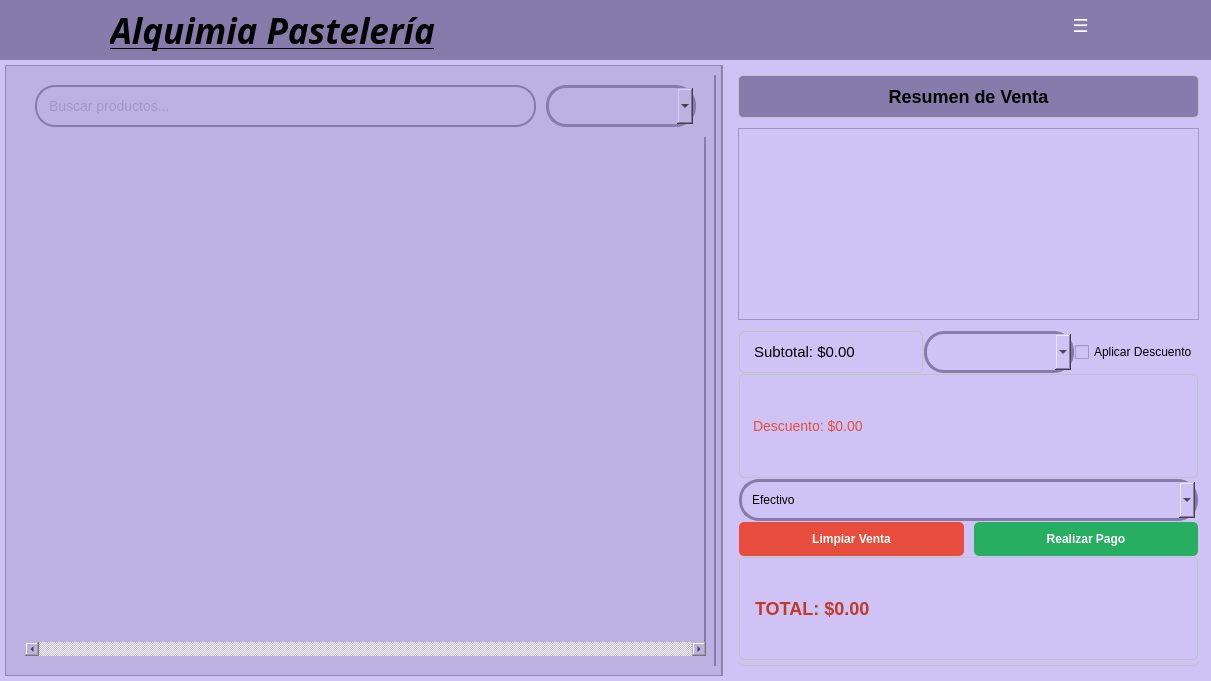
<?xml version="1.0" encoding="UTF-8"?>
<ui version="4.0">
 <class>POS</class>
 <widget class="QDialog" name="POS">
  <property name="enabled">
   <bool>true</bool>
  </property>
  <property name="geometry">
   <rect>
    <x>0</x>
    <y>0</y>
    <width>1211</width>
    <height>681</height>
   </rect>
  </property>
  <property name="windowTitle">
   <string>AlquimiaPastelería</string>
  </property>
  <property name="windowIcon">
   <iconset>
    <normaloff>../../../../../../.designer/backup/logoPasteleria.png</normaloff>../../../../../../.designer/backup/logoPasteleria.png</iconset>
  </property>
  <widget class="QWidget" name="widget_2" native="true">
   <property name="geometry">
    <rect>
     <x>-20</x>
     <y>0</y>
     <width>1231</width>
     <height>691</height>
    </rect>
   </property>
   <property name="styleSheet">
    <string notr="true">background-color: #CFC3F5;</string>
   </property>
   <widget class="QFrame" name="frame">
    <property name="geometry">
     <rect>
      <x>20</x>
      <y>0</y>
      <width>1211</width>
      <height>681</height>
     </rect>
    </property>
    <property name="frameShape">
     <enum>QFrame::StyledPanel</enum>
    </property>
    <property name="frameShadow">
     <enum>QFrame::Raised</enum>
    </property>
    <widget class="QWidget" name="horizontalLayoutWidget">
     <property name="geometry">
      <rect>
       <x>0</x>
       <y>60</y>
       <width>1211</width>
       <height>621</height>
      </rect>
     </property>
     <layout class="QHBoxLayout" name="horizontalLayout" stretch="6,4">
      <property name="spacing">
       <number>5</number>
      </property>
      <property name="leftMargin">
       <number>5</number>
      </property>
      <property name="topMargin">
       <number>5</number>
      </property>
      <property name="rightMargin">
       <number>5</number>
      </property>
      <property name="bottomMargin">
       <number>5</number>
      </property>
      <item>
       <widget class="QFrame" name="frameLeft">
        <property name="enabled">
         <bool>true</bool>
        </property>
        <property name="minimumSize">
         <size>
          <width>400</width>
          <height>0</height>
         </size>
        </property>
        <property name="styleSheet">
         <string notr="true">background-color: rgb(189, 177, 226);
border-right: 2px solid #867BAA;</string>
        </property>
        <property name="frameShape">
         <enum>QFrame::StyledPanel</enum>
        </property>
        <property name="frameShadow">
         <enum>QFrame::Raised</enum>
        </property>
        <widget class="QWidget" name="verticalLayoutWidget">
         <property name="geometry">
          <rect>
           <x>10</x>
           <y>10</y>
           <width>701</width>
           <height>591</height>
          </rect>
         </property>
         <layout class="QVBoxLayout" name="verticalLayout_left">
          <property name="spacing">
           <number>10</number>
          </property>
          <property name="sizeConstraint">
           <enum>QLayout::SetDefaultConstraint</enum>
          </property>
          <property name="leftMargin">
           <number>10</number>
          </property>
          <property name="topMargin">
           <number>10</number>
          </property>
          <property name="rightMargin">
           <number>10</number>
          </property>
          <property name="bottomMargin">
           <number>10</number>
          </property>
          <item>
           <layout class="QHBoxLayout" name="horizontalLayout_search">
            <property name="spacing">
             <number>10</number>
            </property>
            <property name="leftMargin">
             <number>10</number>
            </property>
            <property name="rightMargin">
             <number>10</number>
            </property>
            <item>
             <widget class="QLineEdit" name="lineDato">
              <property name="minimumSize">
               <size>
                <width>40</width>
                <height>0</height>
               </size>
              </property>
              <property name="styleSheet">
               <string notr="true">QLineEdit {
    padding: 10px;
    border: 2px solid #867BAA;
    border-radius: 20px;
    font-size: 14px;
	color: rgb(134, 123, 170);
}</string>
              </property>
              <property name="placeholderText">
               <string>Buscar productos...</string>
              </property>
             </widget>
            </item>
            <item>
             <widget class="QComboBox" name="comboCategorias">
              <property name="minimumSize">
               <size>
                <width>150</width>
                <height>0</height>
               </size>
              </property>
              <property name="styleSheet">
               <string notr="true">QComboBox {
    padding: 10px;
    border: 3px solid #867BAA;
    border-radius: 20px;
}
</string>
              </property>
             </widget>
            </item>
           </layout>
          </item>
          <item>
           <widget class="QScrollArea" name="productsScrollArea">
            <property name="autoFillBackground">
             <bool>true</bool>
            </property>
            <property name="styleSheet">
             <string notr="true">QScrollArea { border: none; }</string>
            </property>
            <property name="horizontalScrollBarPolicy">
             <enum>Qt::ScrollBarAlwaysOn</enum>
            </property>
            <property name="widgetResizable">
             <bool>true</bool>
            </property>
            <widget class="QWidget" name="scrollContentWidget">
             <property name="geometry">
              <rect>
               <x>0</x>
               <y>0</y>
               <width>681</width>
               <height>506</height>
              </rect>
             </property>
             <widget class="QWidget" name="gridLayoutWidget">
              <property name="geometry">
               <rect>
                <x>0</x>
                <y>0</y>
                <width>681</width>
                <height>501</height>
               </rect>
              </property>
              <layout class="QGridLayout" name="gridLayoutProductos">
               <property name="spacing">
                <number>15</number>
               </property>
              </layout>
             </widget>
            </widget>
           </widget>
          </item>
         </layout>
        </widget>
       </widget>
      </item>
      <item>
       <widget class="QFrame" name="frameRigth">
        <property name="minimumSize">
         <size>
          <width>300</width>
          <height>0</height>
         </size>
        </property>
        <property name="styleSheet">
         <string notr="true">styleSheet**: background-color: white;</string>
        </property>
        <property name="frameShape">
         <enum>QFrame::StyledPanel</enum>
        </property>
        <property name="frameShadow">
         <enum>QFrame::Raised</enum>
        </property>
        <widget class="QWidget" name="verticalLayoutWidget_3">
         <property name="geometry">
          <rect>
           <x>0</x>
           <y>0</y>
           <width>481</width>
           <height>611</height>
          </rect>
         </property>
         <layout class="QVBoxLayout" name="verticalLayoutRight" stretch="0,0,4">
          <property name="spacing">
           <number>10</number>
          </property>
          <property name="leftMargin">
           <number>10</number>
          </property>
          <property name="topMargin">
           <number>10</number>
          </property>
          <property name="rightMargin">
           <number>10</number>
          </property>
          <property name="bottomMargin">
           <number>10</number>
          </property>
          <item>
           <widget class="QLabel" name="lineTituloResumenVenta">
            <property name="styleSheet">
             <string notr="true">QLabel {
    color: #000000;
    font-size: 18px;
    font-weight: bold;
    padding: 10px;
    background-color: #867BAA;
    border-radius: 5px;
    border: 1px solid #bdc3c7;
}</string>
            </property>
            <property name="text">
             <string>Resumen de Venta</string>
            </property>
            <property name="alignment">
             <set>Qt::AlignCenter</set>
            </property>
           </widget>
          </item>
          <item>
           <widget class="QTableView" name="tableView"/>
          </item>
          <item>
           <widget class="QFrame" name="totalsFrame">
            <property name="styleSheet">
             <string notr="true">QFrame {
    background-color: #CFC3F5;
    border: 1px solid #bdc3c7;
    border-radius: 5px;
    padding: 10px;
}</string>
            </property>
            <property name="frameShape">
             <enum>QFrame::StyledPanel</enum>
            </property>
            <property name="frameShadow">
             <enum>QFrame::Raised</enum>
            </property>
            <widget class="QWidget" name="gridLayoutWidget_2">
             <property name="geometry">
              <rect>
               <x>0</x>
               <y>0</y>
               <width>461</width>
               <height>331</height>
              </rect>
             </property>
             <layout class="QGridLayout" name="gridLayout">
              <property name="leftMargin">
               <number>1</number>
              </property>
              <property name="topMargin">
               <number>1</number>
              </property>
              <property name="rightMargin">
               <number>1</number>
              </property>
              <property name="bottomMargin">
               <number>1</number>
              </property>
              <property name="spacing">
               <number>1</number>
              </property>
              <item row="1" column="0">
               <layout class="QHBoxLayout" name="horizontalLayout_discount">
                <item>
                 <widget class="QLabel" name="labelSubtotal">
                  <property name="font">
                   <font>
                    <pointsize>11</pointsize>
                   </font>
                  </property>
                  <property name="styleSheet">
                   <string notr="true">color: #00000;
font-size: 14px;
color: rgb(134, 123, 170);</string>
                  </property>
                  <property name="text">
                   <string>Subtotal: $0.00</string>
                  </property>
                 </widget>
                </item>
                <item>
                 <widget class="QComboBox" name="comboDescuentos">
                  <property name="sizePolicy">
                   <sizepolicy hsizetype="Fixed" vsizetype="Fixed">
                    <horstretch>0</horstretch>
                    <verstretch>0</verstretch>
                   </sizepolicy>
                  </property>
                  <property name="minimumSize">
                   <size>
                    <width>150</width>
                    <height>0</height>
                   </size>
                  </property>
                  <property name="styleSheet">
                   <string notr="true">QComboBox {
    padding: 10px;
    border: 3px solid #867BAA;
    border-radius: 20px;
}
</string>
                  </property>
                 </widget>
                </item>
                <item>
                 <widget class="QCheckBox" name="chkBoxDescuento">
                  <property name="sizePolicy">
                   <sizepolicy hsizetype="Fixed" vsizetype="Fixed">
                    <horstretch>0</horstretch>
                    <verstretch>0</verstretch>
                   </sizepolicy>
                  </property>
                  <property name="styleSheet">
                   <string notr="true">gridline-color: rgb(0, 0, 0);</string>
                  </property>
                  <property name="text">
                   <string>Aplicar Descuento</string>
                  </property>
                  <property name="checked">
                   <bool>false</bool>
                  </property>
                 </widget>
                </item>
               </layout>
              </item>
              <item row="2" column="0">
               <widget class="QLabel" name="labelDescuentoMostrado">
                <property name="styleSheet">
                 <string notr="true">color: #e74c3c; font-size: 14px;</string>
                </property>
                <property name="text">
                 <string>Descuento: $0.00</string>
                </property>
               </widget>
              </item>
              <item row="5" column="0">
               <widget class="QLabel" name="labelTotalMostrado">
                <property name="styleSheet">
                 <string notr="true">color: #c0392b; font-size: 18px; font-weight: bold;</string>
                </property>
                <property name="text">
                 <string>TOTAL: $0.00</string>
                </property>
               </widget>
              </item>
              <item row="4" column="0">
               <layout class="QHBoxLayout" name="vhorizontalLayoutButtons">
                <property name="spacing">
                 <number>10</number>
                </property>
                <item>
                 <widget class="QPushButton" name="btnLimpiarVenta">
                  <property name="styleSheet">
                   <string notr="true">QPushButton {
    background-color: #e74c3c;
    color: white;
    padding: 10px;
    border: none;
    border-radius: 5px;
    font-weight: bold;
}
QPushButton:hover {
    background-color: #c0392b;
}</string>
                  </property>
                  <property name="text">
                   <string>Limpiar Venta</string>
                  </property>
                 </widget>
                </item>
                <item>
                 <widget class="QPushButton" name="btnLimpiarPago">
                  <property name="styleSheet">
                   <string notr="true">QPushButton {
    background-color: #27ae60;
    color: white;
    padding: 10px;
    border: none;
    border-radius: 5px;
    font-weight: bold;
}
QPushButton:hover {
    background-color: #229954;
}</string>
                  </property>
                  <property name="text">
                   <string>Realizar Pago</string>
                  </property>
                 </widget>
                </item>
               </layout>
              </item>
              <item row="3" column="0">
               <widget class="QComboBox" name="comboFormaPago">
                <property name="styleSheet">
                 <string notr="true">QComboBox {
    padding: 10px;
    border: 3px solid #867BAA;
    border-radius: 20px;
}
</string>
                </property>
                <item>
                 <property name="text">
                  <string>Efectivo</string>
                 </property>
                </item>
                <item>
                 <property name="text">
                  <string>Tarjeta</string>
                 </property>
                </item>
                <item>
                 <property name="text">
                  <string>Transferencia</string>
                 </property>
                </item>
               </widget>
              </item>
             </layout>
            </widget>
           </widget>
          </item>
         </layout>
        </widget>
       </widget>
      </item>
     </layout>
    </widget>
    <widget class="QWidget" name="barraSuperior" native="true">
     <property name="geometry">
      <rect>
       <x>-20</x>
       <y>0</y>
       <width>1231</width>
       <height>61</height>
      </rect>
     </property>
     <property name="autoFillBackground">
      <bool>false</bool>
     </property>
     <property name="styleSheet">
      <string notr="true">background-color: #867BAA</string>
     </property>
     <widget class="QLabel" name="tituloLabel">
      <property name="geometry">
       <rect>
        <x>130</x>
        <y>10</y>
        <width>361</width>
        <height>41</height>
       </rect>
      </property>
      <property name="font">
       <font>
        <family>Noto Serif Display SemiCondensed Black</family>
        <pointsize>26</pointsize>
        <weight>75</weight>
        <italic>true</italic>
        <bold>true</bold>
        <underline>true</underline>
        <stylestrategy>PreferDefault</stylestrategy>
       </font>
      </property>
      <property name="styleSheet">
       <string notr="true">color: rgb(0, 0, 0);</string>
      </property>
      <property name="text">
       <string>Alquimia Pastelería</string>
      </property>
     </widget>
     <widget class="QLabel" name="logo">
      <property name="geometry">
       <rect>
        <x>20</x>
        <y>0</y>
        <width>101</width>
        <height>61</height>
       </rect>
      </property>
      <property name="sizePolicy">
       <sizepolicy hsizetype="Maximum" vsizetype="Maximum">
        <horstretch>0</horstretch>
        <verstretch>0</verstretch>
       </sizepolicy>
      </property>
      <property name="frameShape">
       <enum>QFrame::NoFrame</enum>
      </property>
      <property name="text">
       <string/>
      </property>
      <property name="textFormat">
       <enum>Qt::AutoText</enum>
      </property>
      <property name="pixmap">
       <pixmap>../../assets/Iconos/logo.png</pixmap>
      </property>
      <property name="scaledContents">
       <bool>true</bool>
      </property>
      <property name="alignment">
       <set>Qt::AlignCenter</set>
      </property>
      <property name="wordWrap">
       <bool>false</bool>
      </property>
      <property name="indent">
       <number>-1</number>
      </property>
      <property name="openExternalLinks">
       <bool>false</bool>
      </property>
     </widget>
     <widget class="QPushButton" name="btnCerrarSesion">
      <property name="geometry">
       <rect>
        <x>1180</x>
        <y>10</y>
        <width>41</width>
        <height>31</height>
       </rect>
      </property>
      <property name="styleSheet">
       <string notr="true">QPushButton {
    background-color: #867BAA;
    color: white;
    border: none;
    border-radius: 5px;
    font-size: 18px;
    font-weight: bold;
}
QPushButton:hover {
    background-color: #BDB1E2;
}</string>
      </property>
      <property name="text">
       <string/>
      </property>
      <property name="icon">
       <iconset>
        <normaloff>../../assets/Iconos/cerrarSesion.svg</normaloff>../../assets/Iconos/cerrarSesion.svg</iconset>
      </property>
      <property name="iconSize">
       <size>
        <width>28</width>
        <height>28</height>
       </size>
      </property>
     </widget>
     <widget class="QPushButton" name="btnMenu">
      <property name="geometry">
       <rect>
        <x>1080</x>
        <y>10</y>
        <width>41</width>
        <height>31</height>
       </rect>
      </property>
      <property name="font">
       <font>
        <pointsize>-1</pointsize>
        <weight>75</weight>
        <bold>true</bold>
       </font>
      </property>
      <property name="styleSheet">
       <string notr="true">QPushButton {
    background-color: #867BAA;
    color: white;
    border: none;
    border-radius: 5px;
    font-size: 18px;
    font-weight: bold;
}
QPushButton:hover {
    background-color: #BDB1E2;
}</string>
      </property>
      <property name="text">
       <string>☰</string>
      </property>
      <property name="iconSize">
       <size>
        <width>28</width>
        <height>28</height>
       </size>
      </property>
     </widget>
     <widget class="QPushButton" name="btnMenuInicio">
      <property name="geometry">
       <rect>
        <x>1130</x>
        <y>10</y>
        <width>41</width>
        <height>31</height>
       </rect>
      </property>
      <property name="cursor">
       <cursorShape>PointingHandCursor</cursorShape>
      </property>
      <property name="styleSheet">
       <string notr="true">QPushButton {
    background-color: #867BAA;
    color: white;
    border: none;
    border-radius: 5px;
    font-size: 18px;
    font-weight: bold;
}
QPushButton:hover {
    background-color: #BDB1E2;
}</string>
      </property>
      <property name="text">
       <string/>
      </property>
      <property name="icon">
       <iconset>
        <normaloff>../../assets/Iconos/inicio.svg</normaloff>../../assets/Iconos/inicio.svg</iconset>
      </property>
      <property name="iconSize">
       <size>
        <width>28</width>
        <height>28</height>
       </size>
      </property>
     </widget>
    </widget>
    <zorder>barraSuperior</zorder>
    <zorder>horizontalLayoutWidget</zorder>
   </widget>
   <widget class="QFrame" name="frameFlotante">
    <property name="enabled">
     <bool>true</bool>
    </property>
    <property name="geometry">
     <rect>
      <x>0</x>
      <y>0</y>
      <width>0</width>
      <height>0</height>
     </rect>
    </property>
    <property name="sizePolicy">
     <sizepolicy hsizetype="Preferred" vsizetype="Preferred">
      <horstretch>100</horstretch>
      <verstretch>0</verstretch>
     </sizepolicy>
    </property>
    <property name="minimumSize">
     <size>
      <width>0</width>
      <height>0</height>
     </size>
    </property>
    <property name="maximumSize">
     <size>
      <width>0</width>
      <height>0</height>
     </size>
    </property>
    <property name="styleSheet">
     <string notr="true">background-color: rgb(171, 159, 208);
    border-radius: 5px;
</string>
    </property>
    <property name="frameShape">
     <enum>QFrame::StyledPanel</enum>
    </property>
    <property name="frameShadow">
     <enum>QFrame::Raised</enum>
    </property>
    <widget class="QWidget" name="gridLayoutWidget_4">
     <property name="geometry">
      <rect>
       <x>0</x>
       <y>0</y>
       <width>331</width>
       <height>386</height>
      </rect>
     </property>
     <layout class="QGridLayout" name="gridLayout_3">
      <property name="sizeConstraint">
       <enum>QLayout::SetFixedSize</enum>
      </property>
      <property name="leftMargin">
       <number>10</number>
      </property>
      <property name="topMargin">
       <number>10</number>
      </property>
      <property name="rightMargin">
       <number>10</number>
      </property>
      <property name="bottomMargin">
       <number>10</number>
      </property>
      <property name="spacing">
       <number>10</number>
      </property>
      <item row="2" column="2">
       <widget class="QPushButton" name="btnEmpleados">
        <property name="sizePolicy">
         <sizepolicy hsizetype="Preferred" vsizetype="Preferred">
          <horstretch>0</horstretch>
          <verstretch>0</verstretch>
         </sizepolicy>
        </property>
        <property name="cursor">
         <cursorShape>PointingHandCursor</cursorShape>
        </property>
        <property name="styleSheet">
         <string notr="true">QPushButton {
    background-color: #BDB2DF;
    color: white;
    border: none;
    border-radius: 5px;
    font-size: 18px;
    font-weight: bold;
}
QPushButton:hover {
    background-color: #CFC3F5;
}</string>
        </property>
        <property name="text">
         <string/>
        </property>
        <property name="icon">
         <iconset>
          <normaloff>../../assets/Iconos/empleados.svg</normaloff>../../assets/Iconos/empleados.svg</iconset>
        </property>
        <property name="iconSize">
         <size>
          <width>84</width>
          <height>84</height>
         </size>
        </property>
       </widget>
      </item>
      <item row="1" column="3">
       <widget class="QPushButton" name="btnRecetas">
        <property name="cursor">
         <cursorShape>PointingHandCursor</cursorShape>
        </property>
        <property name="styleSheet">
         <string notr="true">QPushButton {
    background-color: #BDB2DF;
    color: white;
    border: none;
    border-radius: 5px;
    font-size: 18px;
    font-weight: bold;
}
QPushButton:hover {
    background-color: #CFC3F5;
}</string>
        </property>
        <property name="text">
         <string/>
        </property>
        <property name="icon">
         <iconset>
          <normaloff>../../assets/Iconos/recetas.png</normaloff>../../assets/Iconos/recetas.png</iconset>
        </property>
        <property name="iconSize">
         <size>
          <width>84</width>
          <height>84</height>
         </size>
        </property>
       </widget>
      </item>
      <item row="1" column="2">
       <widget class="QPushButton" name="btnProductos">
        <property name="cursor">
         <cursorShape>PointingHandCursor</cursorShape>
        </property>
        <property name="styleSheet">
         <string notr="true">QPushButton {
    background-color: #BDB2DF;
    color: white;
    border: none;
    border-radius: 5px;
    font-size: 18px;
    font-weight: bold;
}
QPushButton:hover {
    background-color: #CFC3F5;
}</string>
        </property>
        <property name="text">
         <string/>
        </property>
        <property name="icon">
         <iconset>
          <normaloff>../../assets/Iconos/productos.svg</normaloff>../../assets/Iconos/productos.svg</iconset>
        </property>
        <property name="iconSize">
         <size>
          <width>84</width>
          <height>84</height>
         </size>
        </property>
       </widget>
      </item>
      <item row="0" column="0">
       <widget class="QPushButton" name="btnCategorias">
        <property name="cursor">
         <cursorShape>PointingHandCursor</cursorShape>
        </property>
        <property name="styleSheet">
         <string notr="true">QPushButton {
    background-color: #BDB2DF;
    color: white;
    border: none;
    border-radius: 5px;
    font-size: 18px;
    font-weight: bold;
}
QPushButton:hover {
    background-color: #CFC3F5;
}</string>
        </property>
        <property name="text">
         <string/>
        </property>
        <property name="icon">
         <iconset>
          <normaloff>../../assets/Iconos/categorias.svg</normaloff>../../assets/Iconos/categorias.svg</iconset>
        </property>
        <property name="iconSize">
         <size>
          <width>84</width>
          <height>84</height>
         </size>
        </property>
       </widget>
      </item>
      <item row="2" column="0">
       <widget class="QPushButton" name="btnPromociones">
        <property name="cursor">
         <cursorShape>PointingHandCursor</cursorShape>
        </property>
        <property name="styleSheet">
         <string notr="true">QPushButton {
    background-color: #BDB2DF;
    color: white;
    border: none;
    border-radius: 5px;
    font-size: 18px;
    font-weight: bold;
}
QPushButton:hover {
    background-color: #CFC3F5;
}</string>
        </property>
        <property name="text">
         <string/>
        </property>
        <property name="icon">
         <iconset>
          <normaloff>../../assets/Iconos/promociones.svg</normaloff>../../assets/Iconos/promociones.svg</iconset>
        </property>
        <property name="iconSize">
         <size>
          <width>84</width>
          <height>84</height>
         </size>
        </property>
       </widget>
      </item>
      <item row="0" column="3">
       <widget class="QPushButton" name="btnProveedores">
        <property name="cursor">
         <cursorShape>PointingHandCursor</cursorShape>
        </property>
        <property name="styleSheet">
         <string notr="true">QPushButton {
    background-color: #BDB2DF;
    color: white;
    border: none;
    border-radius: 5px;
    font-size: 18px;
    font-weight: bold;
}
QPushButton:hover {
    background-color: #CFC3F5;
}</string>
        </property>
        <property name="text">
         <string/>
        </property>
        <property name="icon">
         <iconset>
          <normaloff>../../assets/Iconos/provedoores.svg</normaloff>../../assets/Iconos/provedoores.svg</iconset>
        </property>
        <property name="iconSize">
         <size>
          <width>84</width>
          <height>84</height>
         </size>
        </property>
       </widget>
      </item>
      <item row="0" column="2">
       <widget class="QPushButton" name="btnClientes">
        <property name="cursor">
         <cursorShape>PointingHandCursor</cursorShape>
        </property>
        <property name="styleSheet">
         <string notr="true">QPushButton {
    background-color: #BDB2DF;
    color: white;
    border: none;
    border-radius: 5px;
    font-size: 18px;
    font-weight: bold;
}
QPushButton:hover {
    background-color: #CFC3F5;
}</string>
        </property>
        <property name="text">
         <string/>
        </property>
        <property name="icon">
         <iconset>
          <normaloff>../../assets/Iconos/clientes.svg</normaloff>../../assets/Iconos/clientes.svg</iconset>
        </property>
        <property name="iconSize">
         <size>
          <width>84</width>
          <height>84</height>
         </size>
        </property>
       </widget>
      </item>
      <item row="1" column="0">
       <widget class="QPushButton" name="btnVentas">
        <property name="cursor">
         <cursorShape>PointingHandCursor</cursorShape>
        </property>
        <property name="styleSheet">
         <string notr="true">QPushButton {
    background-color: #BDB2DF;
    color: white;
    border: none;
    border-radius: 5px;
    font-size: 18px;
    font-weight: bold;
}
QPushButton:hover {
    background-color: #CFC3F5;
}</string>
        </property>
        <property name="text">
         <string/>
        </property>
        <property name="icon">
         <iconset>
          <normaloff>../../assets/Iconos/ventas.svg</normaloff>../../assets/Iconos/ventas.svg</iconset>
        </property>
        <property name="iconSize">
         <size>
          <width>84</width>
          <height>84</height>
         </size>
        </property>
       </widget>
      </item>
      <item row="2" column="3">
       <widget class="QPushButton" name="btnUsuario">
        <property name="cursor">
         <cursorShape>PointingHandCursor</cursorShape>
        </property>
        <property name="styleSheet">
         <string notr="true">QPushButton {
    background-color: #BDB2DF;
    color: white;
    border: none;
    border-radius: 5px;
    font-size: 18px;
    font-weight: bold;
}
QPushButton:hover {
    background-color: #CFC3F5;
}</string>
        </property>
        <property name="text">
         <string/>
        </property>
        <property name="icon">
         <iconset>
          <normaloff>../../assets/Iconos/usuarios.svg</normaloff>../../assets/Iconos/usuarios.svg</iconset>
        </property>
        <property name="iconSize">
         <size>
          <width>84</width>
          <height>84</height>
         </size>
        </property>
       </widget>
      </item>
     </layout>
    </widget>
   </widget>
  </widget>
 </widget>
 <resources/>
 <connections/>
</ui>
